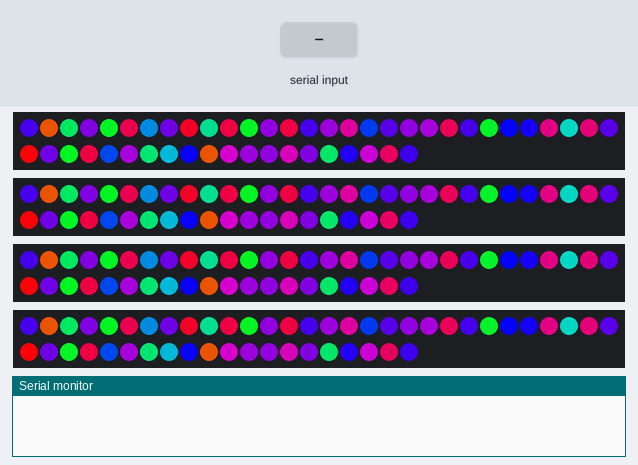
This sketch was run on a simulated Arduino Mega 2560, built with avr-gcc and run on an emulated ATmega2560. On the bench: 4 × 50 RGB LEDs in strip order, left to right, continuing on the next row, the last lines printed to the serial monitor. The test bench sets the inputs (shaded band). Dim RGB values are drawn brighter than linear; random numbers use the default seed unless the sketch sets one.

Above: at 7.4 s.
7.5 s: "s90\n" received over Serial
At 10.1 s:
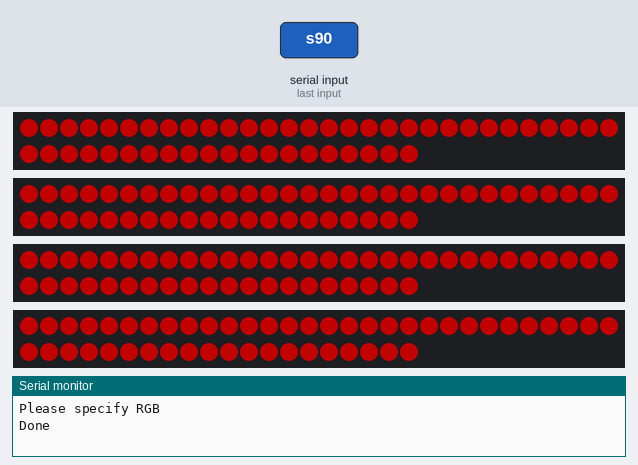
10.5 s: "u90\n" received over Serial
At 10.67 s:
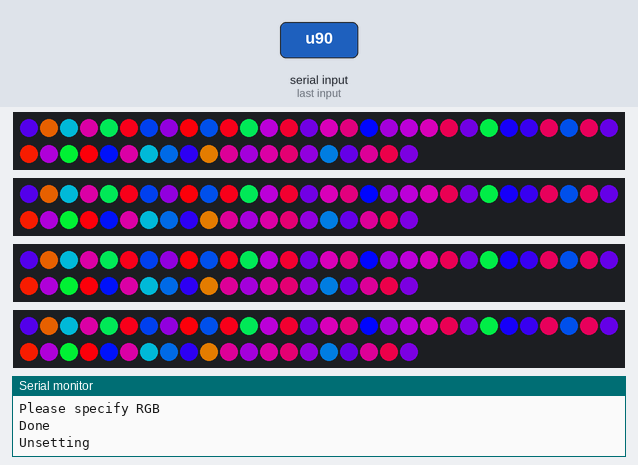
13.2 s: "b,45\n" received over Serial
At 13.41 s:
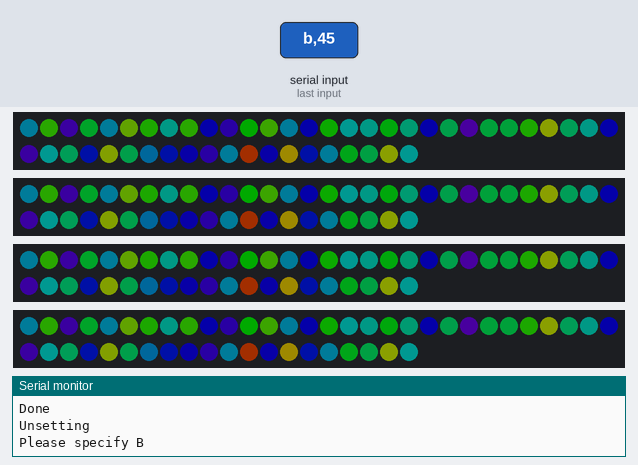
15.9 s: "b90\n" received over Serial
At 16.16 s:
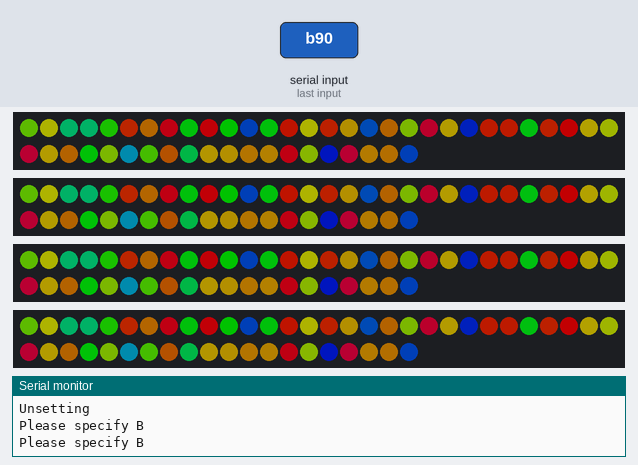
18.9 s: "b,45\n" received over Serial
At 19.2 s:
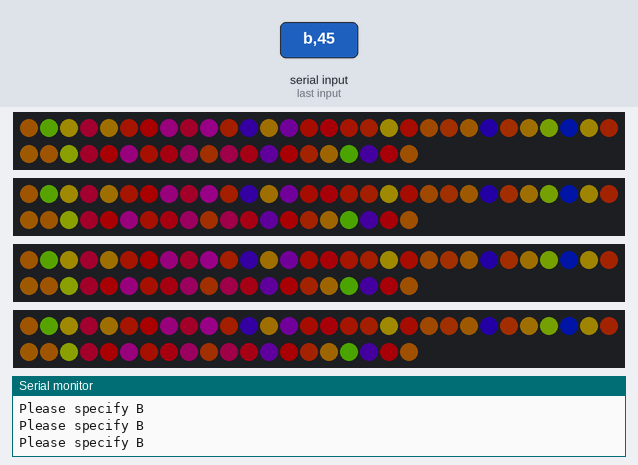

Measured:
- after the input at 10.5 s, the LEDs: change at once (image 2)

The sketch:

LedsProject.ino
```cpp
#include<FastLED.h>

#define LED_PIN     23
#define LED_SKIP     4
#define LED_TYPE    WS2811
#define COLOR_ORDER RGB

#define kMatrixWidth 50
#define kMatrixHeight 4
#define NUM_LEDS (kMatrixWidth * kMatrixHeight)

// The leds
CRGB leds[kMatrixWidth * kMatrixHeight];

// The 16 bit version of our coordinates
static uint16_t x;
static uint16_t y;
static uint16_t z;

uint16_t speed = 10; // speed is set dynamically once we've started up
uint16_t scale = 800; // scale is set dynamically once we've started up
uint8_t  noise[kMatrixWidth][kMatrixHeight];
uint8_t  colorLoop = 1;

int r,g,b;
int inbyte;
bool fixed;


uint8_t from[kMatrixWidth][kMatrixHeight];
uint8_t to[kMatrixWidth][kMatrixHeight];
uint8_t totlen[kMatrixWidth][kMatrixHeight];
uint8_t done[kMatrixWidth][kMatrixHeight];

// Fill the x/y array of 8-bit noise values using the inoise8 function.
void fillnoiselin() {
  for(int i = 0; i < kMatrixWidth; i++) {
    int ioffset = scale * i;
    for(int j = 0; j < kMatrixHeight; j++) {
      done[i][j] += 1;
      uint16_t pre = from[i][j]*(totlen[i][j]-done[i][j]);
      uint16_t post = to[i][j]*done[i][j];
      noise[i][j] = ((pre+post)/2)/totlen[i][j];
      if (done[i][j] > totlen[i][j]) {
        done[i][j] = 0;
        totlen[i][j] = random(128,255);
        from[i][j] = to[i][j];
        to[i][j] = random(255);
      }
    }
  }
}

// Fill the x/y array of 8-bit noise values using the inoise8 function.
void fillnoise8() {
  for(int i = 0; i < kMatrixWidth; i++) {
    int ioffset = scale * i;
    for(int j = 0; j < kMatrixHeight; j++) {
      int joffset = scale * j;
      uint8_t data = inoise8(x + ioffset,y + joffset);//,z);

      // The range of the inoise8 function is roughly 16-238.
      // These two operations expand those values out to roughly 0..255
      // You can comment them out if you want the raw noise data.
      data = qsub8(data,16);
      data = qadd8(data,scale8(data,39));
      noise[i][j] = data;
    }
  }

  z += speed;

  // apply slow drift to X and Y, just for visual variation.
  x += speed / 8;
  y -= speed / 16;
}

void mapNoiseToLEDsUsingPalette()
{
  static uint8_t ihue=0;

  for(int i = 0; i < kMatrixWidth; i++) {
    for(int j = 0; j < kMatrixHeight; j++) {
      uint8_t index = noise[j][i];
      // if this palette is a 'loop', add a slowly-changing base value
      if( colorLoop) {
        index += ihue;
      }
      CRGB color = CHSV(index,255,255);//ColorFromPalette( currentPalette, index, bri);
      leds[XY(i,j)] = color;
    }
  }
  ihue+=1;
}

bool doSerial() {
    if (Serial.available() > 0) {
      inbyte = Serial.read();
      if (inbyte == 'u') {
        Serial.println("Unsetting");
        fixed = false;
      } else if (inbyte == 'b') {
        Serial.println("Please specify B");
        LEDS.setBrightness(Serial.parseInt());
        FastSPI_LED.show();
      } else if (inbyte == 's') {
        Serial.println("Please specify RGB");
        r = Serial.parseInt();
        g = Serial.parseInt();
        b = Serial.parseInt();
        Serial.println("Done");
        fixed = true;
        for (int i = 0 ; i < NUM_LEDS; i++ ) {
          leds[i].setRGB(r,g,b);
        }
        FastSPI_LED.show();
      } else if (inbyte == 'p') {
        Serial.println("RGB is");
        Serial.print(' ');
        Serial.print(r);
        Serial.print(' ');
        Serial.print(g);
        Serial.print(' ');
        Serial.print(b);
      }
      return true;
    }
    return false;
}

void setup() {
  Serial.begin(9600);
  delay(3000);
  LEDS.addLeds<LED_TYPE,LED_PIN+(0*LED_SKIP),COLOR_ORDER>(leds,50);
  LEDS.addLeds<LED_TYPE,LED_PIN+(1*LED_SKIP),COLOR_ORDER>(leds,50);
  LEDS.addLeds<LED_TYPE,LED_PIN+(2*LED_SKIP),COLOR_ORDER>(leds,50);
  LEDS.addLeds<LED_TYPE,LED_PIN+(3*LED_SKIP),COLOR_ORDER>(leds,50);
  LEDS.setBrightness(0);

  // Initialize our coordinates to some random values
  x = random16();
  y = random16();
  z = random16();

  fillnoise8();
  mapNoiseToLEDsUsingPalette();
  for (int i=0; i<=255; i+=(1+i*0.02)) {
    LEDS.setBrightness(i);
    delay(20);
    LEDS.show();
  }
  LEDS.setBrightness(255);
}

void loop() {
  doSerial();
  if (!fixed) {
    //fillnoiselin();//fillnoise8();
    fillnoise8();
    mapNoiseToLEDsUsingPalette();
  }
  LEDS.show();
}

uint16_t XY( uint8_t x, uint8_t y)
{
  return (y * kMatrixWidth) + x;
}
```
